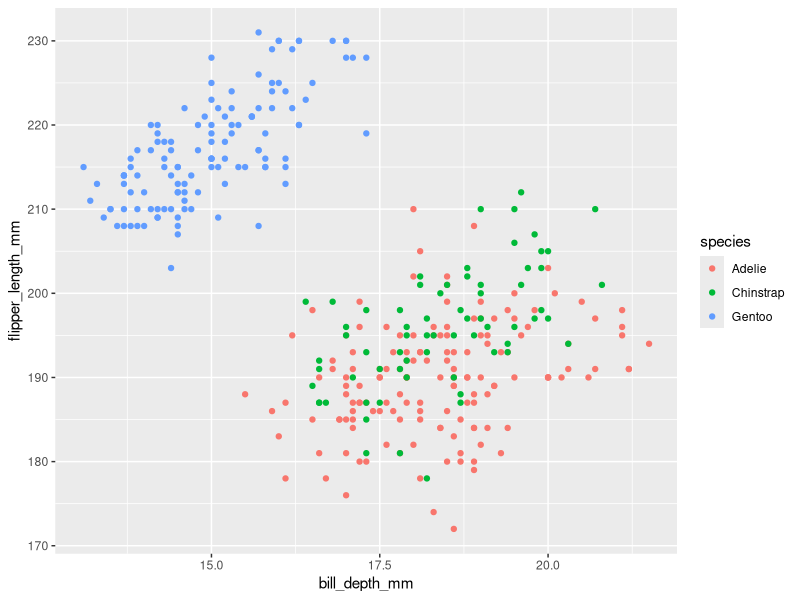
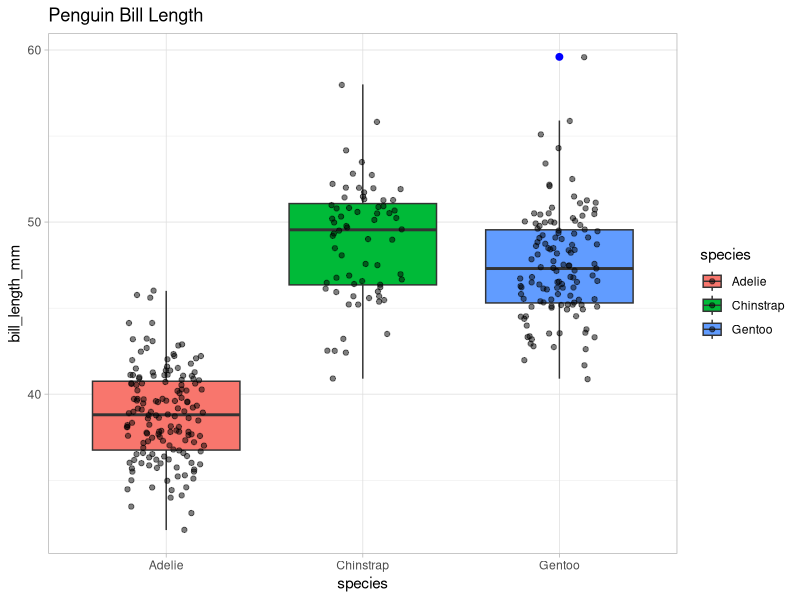

R code for these plots, in order:
## ---- chunk 1
library(tidyverse)
library(palmerpenguins)
## ---- chunk 2
# Examining the relationship between bill length and flipper length.
head(penguins)
## ---- chunk 3
ggplot(penguins, aes(x = bill_depth_mm , y = flipper_length_mm, color = species)) +
  geom_point()
## ---- chunk 4
# Investigating variability accross species
ggplot(penguins, aes(x = species, y = bill_length_mm, fill=species)) +
  geom_boxplot(outlier.colour = "blue", outlier.size = 2) +
  geom_jitter(width=0.2, alpha = 0.5) +
  labs(title="Penguin Bill Length") +
  theme_light()
